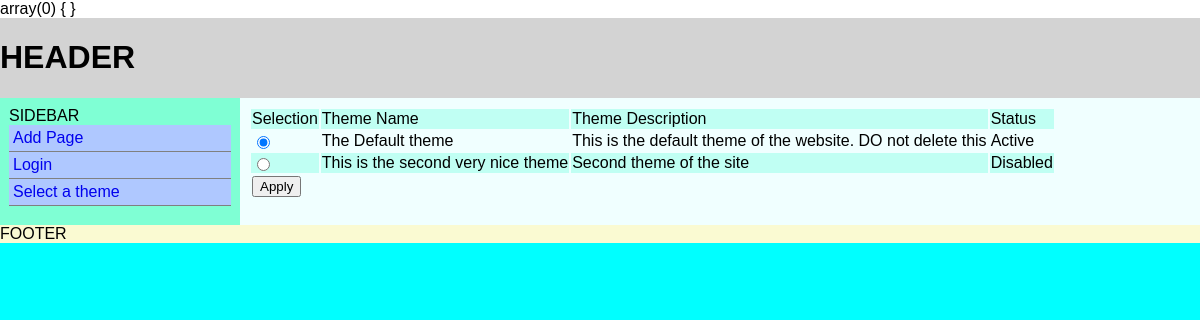
/index.php?q=select/theme, run on an earlier commit of the app's database.
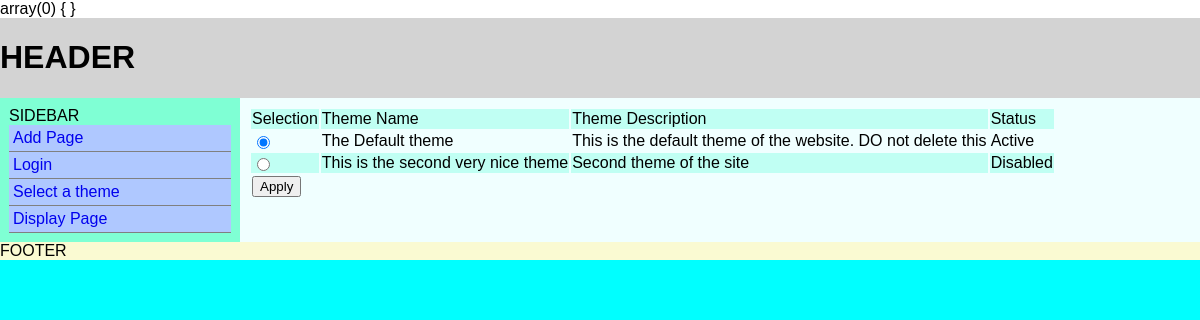
And on a later commit of the database.
### tables this page shows
CREATE TABLE IF NOT EXISTS `routes` (
  `routeid` int(11) NOT NULL AUTO_INCREMENT,
  `action` varchar(100) NOT NULL,
  `type` varchar(100) DEFAULT NULL,
  `id` tinyint(1) DEFAULT NULL,
  `mod_name` varchar(256) NOT NULL,
  `mod_real_name` varchar(256) NOT NULL,
  `mod_desc` mediumtext NOT NULL,
  `status` tinyint(1) NOT NULL,
  PRIMARY KEY (`routeid`)
);

CREATE TABLE IF NOT EXISTS `themes` (
  `tid` int(11) NOT NULL AUTO_INCREMENT,
  `theme_machine_name` varchar(255) DEFAULT NULL,
  `theme_display_name` varchar(255) DEFAULT NULL,
  `theme_desc` text NOT NULL,
  `status` tinyint(1) DEFAULT NULL,
  PRIMARY KEY (`tid`)
);

### includes/classes/class_router.php (called while the page is built, shortened)
<?php
class Router
{
    public static function RunModule(URL $url)
    {
        $db  = new DB();
        $mod_name = $db->GetModuleFromDB($url);
        $file_path = 'modules/'.$mod_name.'/'.$mod_name.".php";
        if (is_readable($file_path))
        {
            if (is_callable($mod_name,True))
            {
                call_user_func($mod_name);
                return True;
            }
        }
        return False;
    }
}
?>

### includes/bootstrap.php (called while the page is built, shortened)
<?php
function boot($debug=False)
{
    $url = new URL();
    Router::RunModule($url);
    t_sidebar(Theme::RenderMainNavMenu());
    Theme::GetActiveTheme();
}
?>

### index.php (called while the page is built, shortened)
<?php
include ("includes/bootstrap.php");
boot();
?>

### includes/classes/class_db.php (called while the page is built, shortened)
<?php
class DB
{
    protected $dbo;
    public function __construct()
    {
        try {
            $this->dbo = new PDO("mysql:host=" . DB_HOST . ";dbname=" . DB_NAME, DB_USER, DB_PASSWORD);
        }
        catch(PDOException $e)
        {
            $this->dbo = $e->errorInfo;
        }
    }
    public function GetActiveTheme()
    {
        $dbo = $this->dbo;
        $stmt = $dbo->prepare("SELECT theme_machine_name FROM themes WHERE status = 1 LIMIT 1");
        $result = $stmt->execute(array());
        if ($result)
        {
            $theme_machine_name = $stmt->fetch();
            return $theme_machine_name['theme_machine_name'];
        }
        return False;
    }
    public function GetSidebarItems()
    {
        $dbo = $this->dbo;
        $sql = "SELECT action,type,mod_real_name FROM routes WHERE status=1";
        $stmt = $dbo->prepare($sql);
        $result  = $stmt->execute(array());
        if ($result)
        {
            $items = $stmt->fetchAll(PDO::FETCH_ASSOC);
            return $items;
        }
    }
}
?>

### modules/select_theme/select_theme.php (the view, shortened to what this page needs)
<?php
function select_theme()
{
   var_dump($_POST);
    $db = new ThemeSwitchDB();
        $themes = $db->GetThemes();
        t_content(display_form($themes));
}
function display_form($themes)
{
    $form = "<form id='select_theme' class='content_form' action='' method='post'> ";
    $form .="<table id='themes' class='content_table'>";
    $form .="<tr><td>Selection</td><td>Theme Name</td><td>Theme Description</td><td>Status</td></tr>";
    foreach ($themes as $theme)
    {
        if ($theme['status'] == 1)
        {
            $status="Active";
            $checked = "checked = 'checked'";
        }
        else
        {
            $status = "Disabled";
            $checked = "";
        }
        $form .= "<tr>";
        $form .= "<td><input type='radio' name='theme' {$checked} value=".$theme['theme_machine_name']. "></td>";
        $form .= "<td>".$theme['theme_display_name']."</td>";
        $form .= "<td>".$theme['theme_desc']."</td>";
        $form .= "<td>{$status}</td>";
        $form .="</tr>";
    }
    $form.="<tr><td colspan='4'><input type='submit' name='Submit' value='Apply'></td></tr>";
    $form.="</table>";
    $form.="</form>";
    return $form;
}
class ThemeSwitchDB extends DB
{
   function GetThemes()
   {
       $dbo = $this->dbo;
       $stmt = $dbo->prepare("SELECT theme_machine_name,theme_display_name,theme_desc,status FROM themes");
       $result = $stmt->execute(array());
       if ($result)
       {
           $themes = $stmt->fetchAll(PDO::FETCH_ASSOC);
           return $themes;
       }
       return False;
   }
}

### includes/classes/class_theme.php (shortened to what this page needs)
<?php
class Theme
{
    public static function GetActiveTheme()
    {
        $db = new DB();
        $theme = $db->GetActiveTheme();
        $theme_path = "themes/".$theme;
        if (is_dir($theme_path))
        {
            if (is_readable($theme_path."/theme.html"))
            {
                return True;
            }
        }
    }
    public static function RenderMainNavMenu()
    {
        $db = new DB();
        $items = $db->GetSidebarItems();
        $html = "<ul id='main-nav' class='nav'>";
        foreach ($items as $item)
        {
            if ((Security::IsLoggedIn()== False) and ($item['action']=='logout')) continue;
            $html .= "<li class='nav-item'>";
            $html.= "<a class='nav-link' href='".CMS_BASE_URI."?q=".$item['action'];
            if ($item['type']!=null)
            {
                $html.="/".$item['type'];
            }
            $html.="'>".$item['mod_real_name']."</a>";
        }
        $html.="</ul>";
        return $html;
    }
}

### includes/engines/theme_engine.php (shortened to what this page needs)
<?php
function print_content()
{
    if (isset($GLOBALS['content']))
    {
        print($GLOBALS['content']);
    }
    else
    {
        print("No data to display");
    }
}
function print_sidebar()
{
    if (isset($GLOBALS['sidebar']))
    {
        print($GLOBALS['sidebar']);
        return True;
    }
    return False;
}
?>

### themes/default/style.css (style rules this page uses)
* { box-sizing: border-box; }
body { margin: auto; font-family: Arial, helvetica, sans-serif; }
#container-outer { width: 100%; background-color: aqua; height: 100%; margin: 0px; }
#header { width: 100%; background-color: lightgray; overflow: hidden; }
.flex { display: flex; }
#container-inner { width: 100%; overflow: auto; }
#sidebar { width: 20%; background-color: aquamarine; float: left; display: block; padding: 9px; }
tr:nth-child(odd) { background: #c0fff3; }
.nav { list-style: none; text-decoration: none; margin: 0; padding: 0; }
.nav-link { text-decoration: none; border-bottom: 1px solid gray; display: block; padding: 4px; }
.nav-link:link, .nav-link:visited { display: block; background: #afc8ff; }
#content { width: 80%; background-color: azure; float: right; display: block; padding: 9px; }
#footer { width: 100%; background-color: lightgoldenrodyellow; clear: both; overflow: hidden; }

What changed in the data, as far as the page shows it:
added routes: mod_real_name "Display Page"
